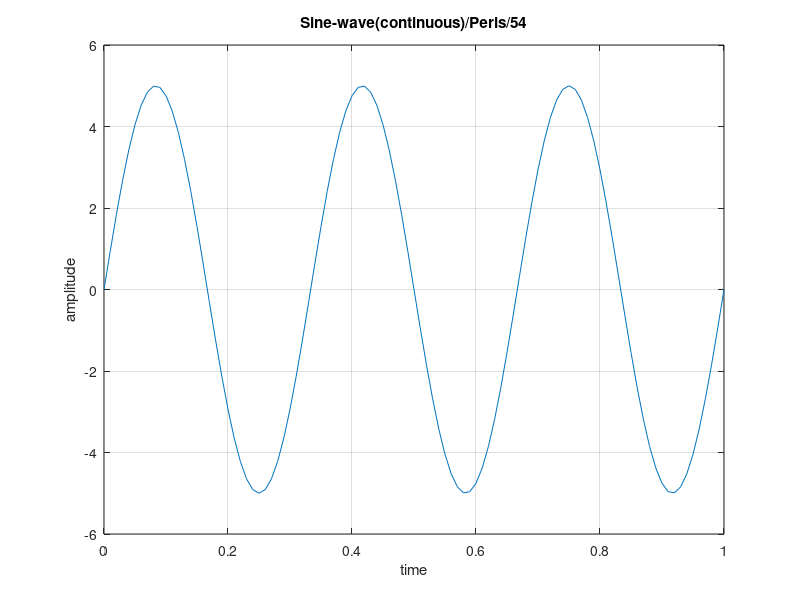

Write the MATLAB code that produced this figure.
clc;
close all;
clear all;
a=5;
f=3;
t=0:0.01:1;
x=a*sin(2*pi*f*t);
plot(t,x);
xlabel('time');
ylabel('amplitude');
title('Sine-wave(continuous)/Peris/54');
grid on;